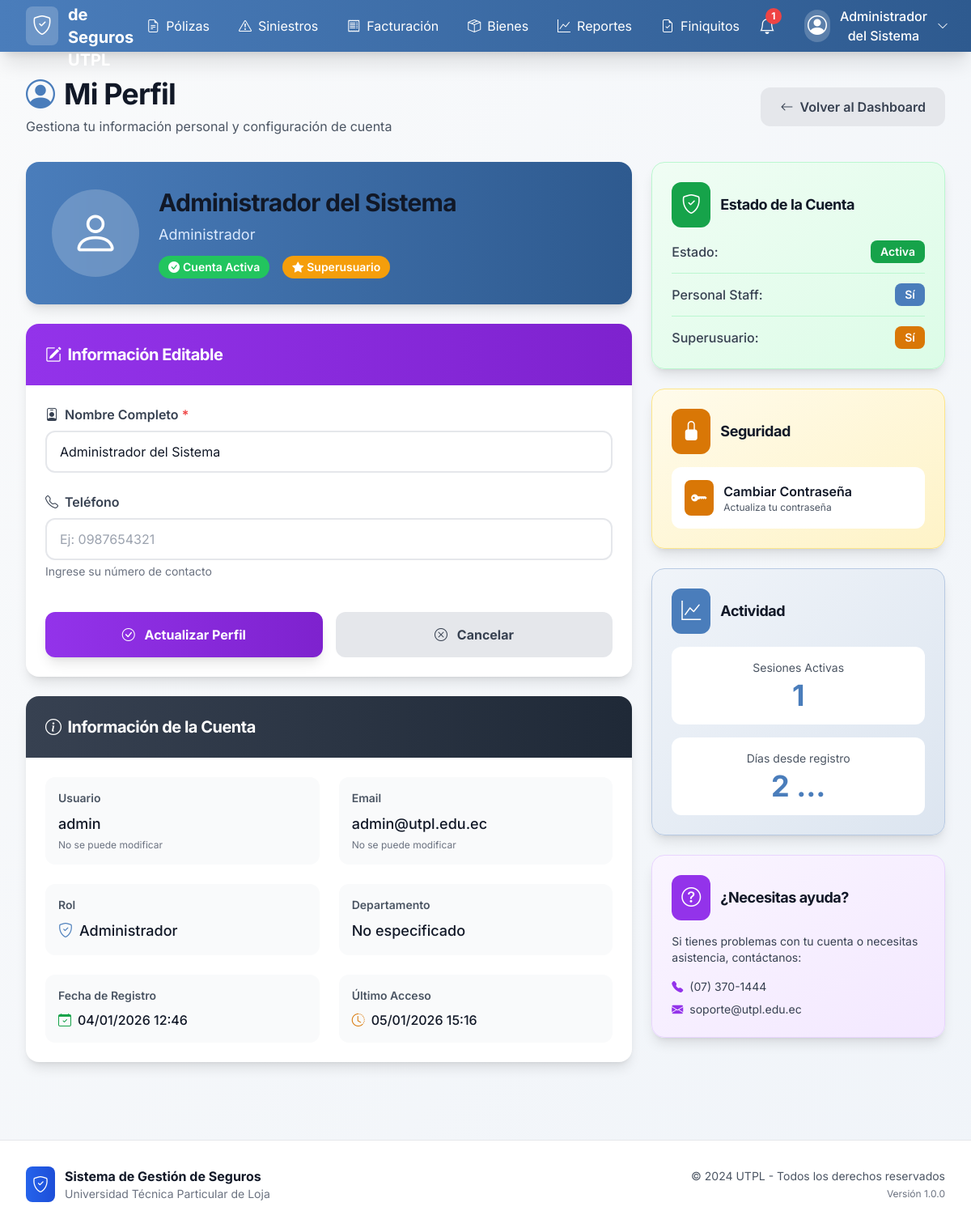
Before: /accounts/profile/ (signed in) with the older database file.
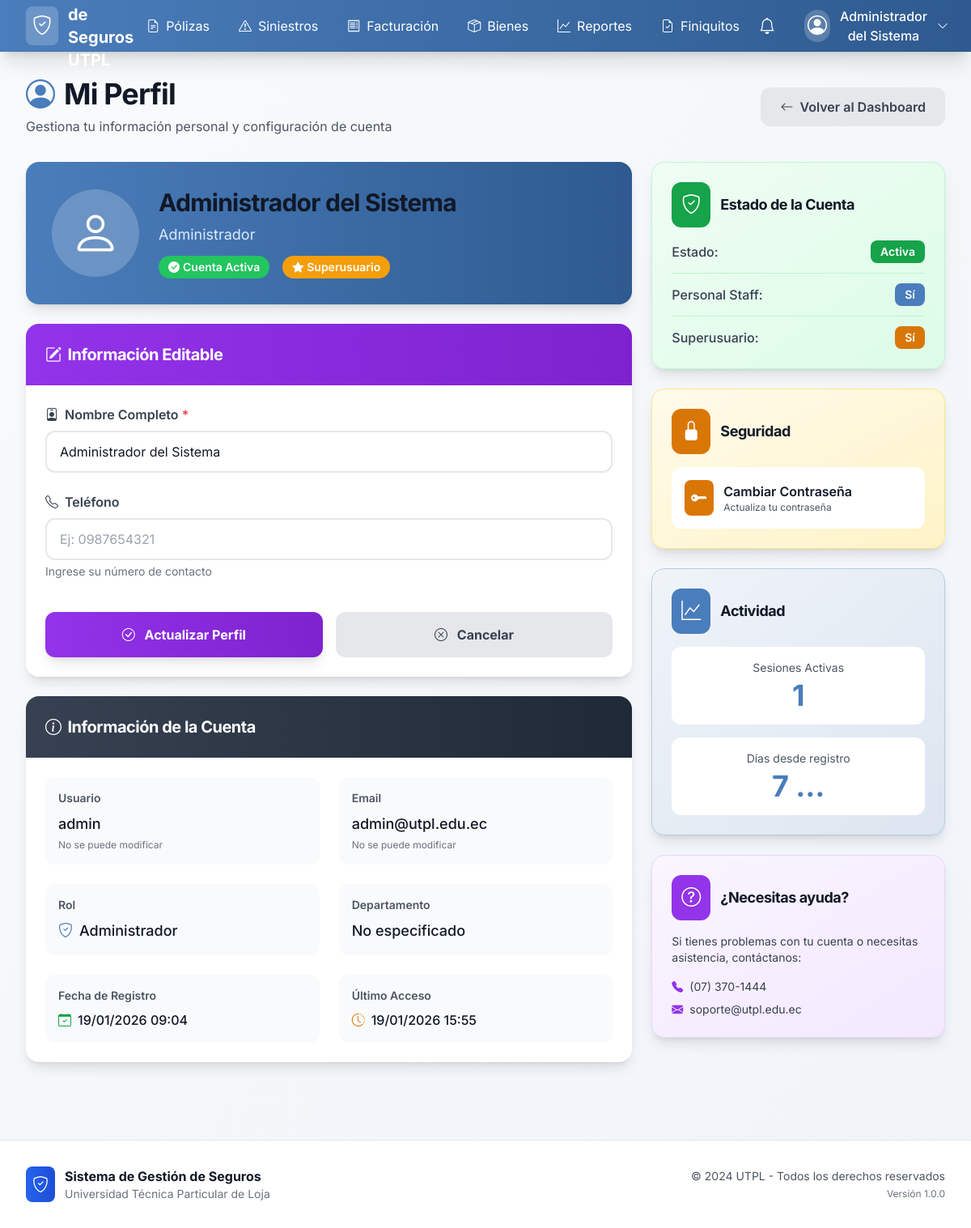
After: the same page with the newer database file.
### accounts/models.py (models this page shows, shortened)
class UserProfile(AbstractUser):
    ROLE_CHOICES = [
        ('admin', _('Administrador')),
        ('insurance_manager', _('Gerente de Seguros')),
        ('requester', _('Custodio de Bienes')),
    ]
    full_name = models.CharField(
        _('Nombre completo'),
        max_length=255,
        blank=True
    )
    role = models.CharField(
        _('Rol'),
        max_length=20,
        choices=ROLE_CHOICES,
        default='requester'
    )
    department = models.CharField(
        _('Departamento'),
        max_length=100,
        blank=True
    )
    phone = models.CharField(
        _('Teléfono'),
        max_length=20,
        blank=True
    )
    created_at = models.DateTimeField(_('Fecha de creación'), auto_now_add=True)
    updated_at = models.DateTimeField(_('Fecha de actualización'), auto_now=True)
    class Meta:
        verbose_name = _('Perfil de Usuario')
        verbose_name_plural = _('Perfiles de Usuario')
        ordering = ['-created_at']
    def get_full_name(self):
        if self.full_name:
            return self.full_name
        return super().get_full_name() or self.username
    def get_role_permissions(self):
        permissions_map = {
            'admin': [
                'users_read', 'users_write', 'users_create', 'users_update', 'users_delete', 'users_manage',
                'policies_read', 'policies_write', 'policies_create', 'policies_update', 'policies_delete', 'policies_manage',
                'claims_read', 'claims_write', 'claims_update', 'claims_delete', 'claims_manage',
                'invoices_read', 'invoices_write', 'invoices_create', 'invoices_update', 'invoices_delete', 'invoices_manage',
                'assets_read', 'assets_write', 'assets_create', 'assets_update', 'assets_delete', 'assets_manage',
                'reports_read', 'reports_write', 'reports_create', 'reports_update', 'reports_delete', 'reports_manage',
                'insurance_companies_read', 'insurance_companies_write', 'insurance_companies_create', 'insurance_companies_update', 'insurance_companies_delete', 'insurance_companies_manage',
                'brokers_read', 'brokers_write', 'brokers_create', 'brokers_update', 'brokers_delete', 'brokers_manage',
                'settings_read', 'settings_write', 'settings_create', 'settings_update', 'settings_delete', 'settings_manage',
                'alerts_read', 'alerts_create', 'alerts_write', 'alerts_execute', 'alerts_delete'
            ],
            'insurance_manager': [
                'users_read',
                'policies_read', 'policies_write', 'policies_create', 'policies_update', 'policies_delete',
                'claims_read', 'claims_write', 'claims_update', 'claims_manage',
                'invoices_read', 'invoices_write', 'invoices_create', 'invoices_update',
                'assets_read',
                'reports_read',
                'insurance_companies_read', 'insurance_companies_write', 'insurance_companies_create', 'insurance_companies_update',
                'brokers_read', 'brokers_write', 'brokers_create', 'brokers_update'
            ],
            'requester': [
                'claims_read', 'claims_write', 'claims_create',
                'assets_read'  # Only their own assets
            ]
        }
        return permissions_map.get(self.role, [])

### accounts/views.py (the view, shortened to what this page needs)
# urls.py: path('profile/', views.profile_view, name='profile'),
@login_required
def profile_view(request):
    user = request.user
    return render(request, 'accounts/profile.html', {
        'user': user,
    })

### accounts/context_processors.py (called while the page is built, shortened)
def user_permissions(request):
    if request.user.is_authenticated and isinstance(request.user, UserProfile):
        unread_notifications_count = request.user.notifications.filter(is_read=False).count()
        recent_notifications = request.user.notifications.filter(is_read=False)[:5]
        return {
            'user_permissions': request.user.get_role_permissions(),
            'user_role': request.user.role,
            'user_full_name': request.user.get_full_name(),
            'unread_notifications_count': unread_notifications_count,
            'recent_notifications': recent_notifications,
        }

### templates/accounts/profile.html (shortened to what the changed rows need)
{% extends 'base.html' %}
{% load static %}
{% block content %}
<div class="mb-8">
    <div class="flex justify-between items-center">
        <div>
            <h1 class="text-4xl font-bold text-gray-900 mb-2 flex items-center">
                <i class="bi bi-person-circle mr-3" style="color: #4a7dbb;"></i>
                Mi Perfil
            </h1>
        </div>
    </div>
</div>
<div class="grid grid-cols-1 lg:grid-cols-3 gap-6">
    <div class="lg:col-span-2 space-y-6">
        <div class="bg-white rounded-2xl shadow-lg overflow-hidden">
            <div class="bg-gradient-to-r p-8" style="background: linear-gradient(to right, #4a7dbb 0%, #2e5a8f 100%);">
                <div class="flex items-center space-x-6">
                    <div class="text-white">
                        <h2 class="text-3xl font-bold mb-2">{{ user.full_name|default:user.username }}</h2>
                        <p class="text-blue-100 text-lg">{{ user.get_role_display }}</p>
                        <div class="flex items-center space-x-4 mt-3">
                            {% if user.is_active %}
                            <span class="bg-green-500 text-white px-3 py-1 rounded-full text-sm font-semibold flex items-center">
                            </span>
                            {% endif %}
                            {% if user.is_superuser %}
                            <span class="bg-amber-500 text-white px-3 py-1 rounded-full text-sm font-semibold flex items-center">
                            </span>
                            {% endif %}
                        </div>
                    </div>
                </div>
            </div>
        </div>
        <div class="bg-white rounded-2xl shadow-lg overflow-hidden">
            <div class="bg-gradient-to-r from-purple-600 to-purple-700 p-6">
                <h2 class="text-white font-bold text-xl flex items-center">
                    <i class="bi bi-pencil-square mr-2"></i>
                    Información Editable
                </h2>
            </div>
            <div class="p-6">
                <form method="post">
                    <div class="space-y-6">
                        <div>
                            <label for="full_name" class="block text-gray-700 font-semibold mb-2">
                                <i class="bi bi-person-badge mr-2"></i>Nombre Completo
                                <span class="text-red-500">*</span>
                            </label>
                            <input type="text"
                                   name="full_name"
                                   id="full_name"
                                   value="{{ user.full_name }}"
                                   required
                                   class="w-full px-4 py-3 border-2 border-gray-200 rounded-xl focus:border-purple-500 focus:ring focus:ring-purple-200 transition-all outline-none">
                        </div>
                        <div>
                            <label for="phone" class="block text-gray-700 font-semibold mb-2">
                                <i class="bi bi-telephone mr-2"></i>Teléfono
                            </label>
                            <input type="tel"
                                   name="phone"
                                   id="phone"
                                   value="{{ user.phone }}"
                                   placeholder="Ej: 0987654321"
                                   class="w-full px-4 py-3 border-2 border-gray-200 rounded-xl focus:border-purple-500 focus:ring focus:ring-purple-200 transition-all outline-none">
                            <p class="text-gray-500 text-sm mt-1">Ingrese su número de contacto</p>
                        </div>
                    </div>
                </form>
            </div>
        </div>
        <div class="bg-white rounded-2xl shadow-lg overflow-hidden">
            <div class="bg-gradient-to-r from-gray-700 to-gray-800 p-6">
                <h2 class="text-white font-bold text-xl flex items-center">
                    <i class="bi bi-info-circle mr-2"></i>
                    Información de la Cuenta
                </h2>
            </div>
            <div class="p-6">
                <div class="grid grid-cols-1 md:grid-cols-2 gap-6">
                    <div class="bg-gray-50 p-4 rounded-xl">
                        <label class="block text-gray-600 text-sm font-semibold mb-2">Usuario</label>
                        <p class="text-gray-900 font-medium text-lg">{{ user.username }}</p>
                        <p class="text-gray-500 text-xs mt-1">No se puede modificar</p>
                    </div>
                    <div class="bg-gray-50 p-4 rounded-xl">
                        <label class="block text-gray-600 text-sm font-semibold mb-2">Email</label>
                        <p class="text-gray-900 font-medium text-lg">{{ user.email }}</p>
                        <p class="text-gray-500 text-xs mt-1">No se puede modificar</p>
                    </div>
                    <div class="bg-gray-50 p-4 rounded-xl">
                        <label class="block text-gray-600 text-sm font-semibold mb-2">Rol</label>
                        <p class="text-gray-900 font-medium text-lg flex items-center">
                            <i class="bi bi-shield-check mr-2" style="color: #4a7dbb;"></i>
                            {{ user.get_role_display }}
                        </p>
                    </div>
                    <div class="bg-gray-50 p-4 rounded-xl">
                        <label class="block text-gray-600 text-sm font-semibold mb-2">Departamento</label>
                        <p class="text-gray-900 font-medium text-lg">{{ user.department|default:'No especificado' }}</p>
                    </div>
                    <div class="bg-gray-50 p-4 rounded-xl">
                        <label class="block text-gray-600 text-sm font-semibold mb-2">Fecha de Registro</label>
                        <p class="text-gray-900 font-medium flex items-center">
                            <i class="bi bi-calendar-check text-green-600 mr-2"></i>
                            {{ user.date_joined|date:"d/m/Y H:i" }}
                        </p>
                    </div>
                    <div class="bg-gray-50 p-4 rounded-xl">
                        <label class="block text-gray-600 text-sm font-semibold mb-2">Último Acceso</label>
                        <p class="text-gray-900 font-medium flex items-center">
                            <i class="bi bi-clock-history text-amber-600 mr-2"></i>
                            {{ user.last_login|date:"d/m/Y H:i"|default:"Nunca" }}
                        </p>
                    </div>
                </div>
            </div>
        </div>
    </div>
    <div class="space-y-6">
        <div class="bg-gradient-to-br rounded-2xl shadow-lg p-6 border" style="background: linear-gradient(to bottom right, #f0f4f9 0%, #dce5f0 100%); border-color: #b8cae3;">
            <div class="space-y-4">
                <div class="text-center">
                    <div class="bg-white p-4 rounded-xl">
                        <p class="text-gray-600 text-sm mb-1">Días desde registro</p>
                        <p class="text-4xl font-bold" style="color: #4a7dbb;">{{ user.date_joined|timesince|truncatewords:1 }}</p>
                    </div>
                </div>
            </div>
        </div>
    </div>
</div>
{% endblock %}

### templates/base.html (shortened to what the changed rows need)
{% load static %}
<!DOCTYPE html>
<html lang="es">
<head>
    <script src="https://cdn.tailwindcss.com"></script>
    <link href="https://cdn.jsdelivr.net/npm/bootstrap-icons@1.10.0/font/bootstrap-icons.css" rel="stylesheet">
    <link href="{% static 'css/style.css' %}" rel="stylesheet">
</head>
<body class="bg-gradient-to-br from-gray-50 to-blue-50 min-h-screen" style="background: linear-gradient(to bottom right, #f9fafb 0%, #f0f4f9 100%);">
    <nav class="shadow-xl sticky top-0 z-50" style="background: linear-gradient(to right, #4a7dbb 0%, #2e5a8f 100%);">
        <div class="max-w-7xl mx-auto px-4 sm:px-6 lg:px-8">
            <div class="flex items-center justify-between h-16">
                {% if user.is_authenticated and user_permissions %}
                <div class="hidden md:flex items-center space-x-1">
                    {% if 'policies_read' in user_permissions %}
                    <a href="{% url 'policies:policy_list' %}" class="px-4 py-2 text-white hover:bg-white/10 rounded-lg transition-all flex items-center space-x-2">
                        <i class="bi bi-file-earmark-text"></i>
                        <span>Pólizas</span>
                    </a>
                    {% endif %}
                    {% if 'claims_read' in user_permissions %}
                    <a href="{% url 'claims:claim_list' %}" class="px-4 py-2 text-white hover:bg-white/10 rounded-lg transition-all flex items-center space-x-2">
                        <i class="bi bi-exclamation-triangle"></i>
                        <span>Siniestros</span>
                    </a>
                    {% endif %}
                    {% if 'invoices_read' in user_permissions %}
                    <a href="{% url 'invoices:invoice_list' %}" class="px-4 py-2 text-white hover:bg-white/10 rounded-lg transition-all flex items-center space-x-2">
                        <i class="bi bi-receipt"></i>
                        <span>Facturación</span>
                    </a>
                    {% endif %}
                    {% if 'assets_read' in user_permissions %}
                    <a href="{% url 'assets:asset_list' %}" class="px-4 py-2 text-white hover:bg-white/10 rounded-lg transition-all flex items-center space-x-2">
                        <i class="bi bi-box-seam"></i>
                        <span>Bienes</span>
                    </a>
                    {% endif %}
                    {% if 'reports_read' in user_permissions %}
                    <a href="{% url 'reports:report_list' %}" class="px-4 py-2 text-white hover:bg-white/10 rounded-lg transition-all flex items-center space-x-2">
                        <i class="bi bi-graph-up"></i>
                        <span>Reportes</span>
                    </a>
                    {% endif %}
                    {% if 'claims_read' in user_permissions %}
                    <a href="{% url 'claims:claim_settlements_list' %}" class="px-4 py-2 text-white hover:bg-white/10 rounded-lg transition-all flex items-center space-x-2">
                        <i class="bi bi-file-earmark-check"></i>
                        <span>Finiquitos</span>
                    </a>
                    {% endif %}
                </div>
                <div class="flex items-center space-x-4">
                    <div class="relative" x-data="{ open: false }">
                        <button @click="open = !open" class="relative p-2 text-white hover:bg-white/10 rounded-lg transition-all">
                            <i class="bi bi-bell text-xl"></i>
                            {% if unread_notifications_count > 0 %}
                            <span class="absolute top-0 right-0 h-5 w-5 bg-red-500 rounded-full flex items-center justify-center text-xs font-bold">
                                {{ unread_notifications_count }}
                            </span>
                            {% endif %}
                        </button>
                    </div>
                    <div class="relative" x-data="{ open: false }">
                        <button @click="open = !open" class="flex items-center space-x-3 px-3 py-2 text-white hover:bg-white/10 rounded-lg transition-all">
                            <div class="bg-white/20 p-1 rounded-full">
                                <i class="bi bi-person-circle text-2xl"></i>
                            </div>
                            <span class="hidden sm:inline font-medium">{{ user_full_name|default:user.username }}</span>
                            <i class="bi bi-chevron-down text-sm"></i>
                        </button>
                    </div>
                </div>
                {% endif %}
            </div>
        </div>
    </nav>
    <main class="max-w-7xl mx-auto px-4 sm:px-6 lg:px-8 py-8">
        <div class="fade-in">
            {% block content %}{% endblock %}
        </div>
    </main>
</body>
</html>

Changed rows visible on the page:
changed UserProfile "Administrador del Sistema": date_joined "04/01/2026 12:46" → "19/01/2026 09:04"; last_login "05/01/2026 15:16" → "19/01/2026 15:55"; date_joined "2 …" → "7 …"
Other visible differences:
{{ unread_notifications_count }}: "1" → (not shown)
